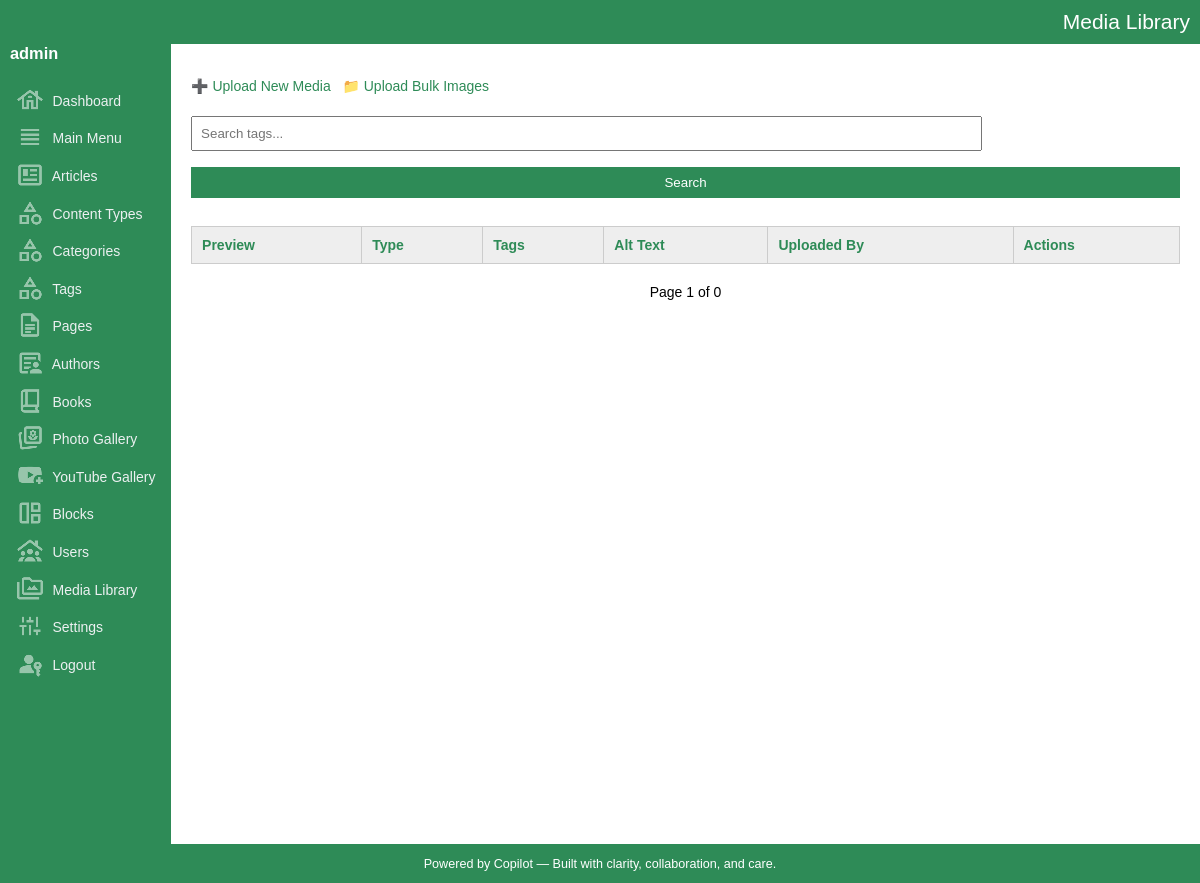
The page /admin/media_library/list.php (signed in) on the database as committed earlier.
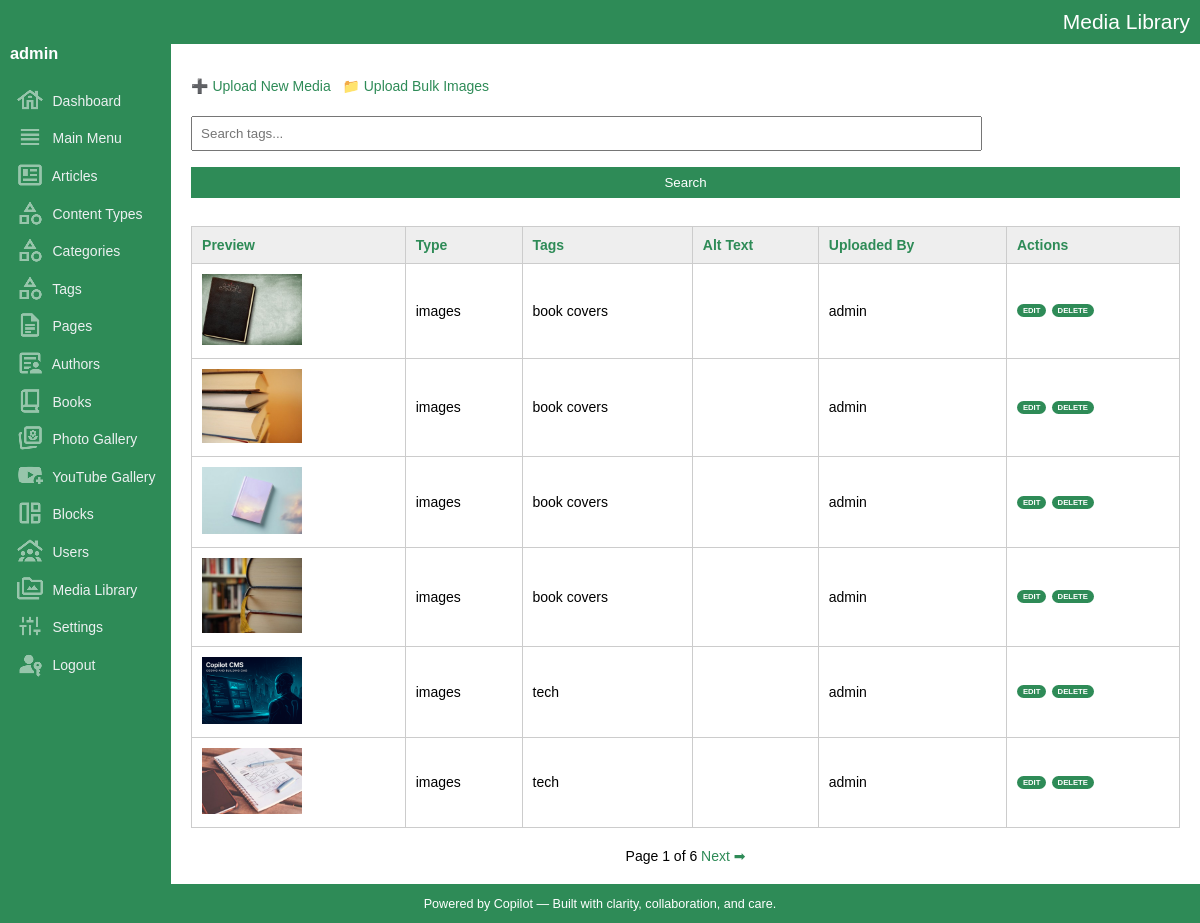
The same page on the database as committed later.
### tables this page shows
CREATE TABLE IF NOT EXISTS `media_library` (
  `key_media` int(10) UNSIGNED NOT NULL AUTO_INCREMENT,
  `file_url` varchar(2000) NOT NULL DEFAULT '',
  `file_url_thumbnail` varchar(2000) NOT NULL DEFAULT '',
  `file_type` varchar(20) NOT NULL DEFAULT 'images',
  `alt_text` varchar(500) NOT NULL DEFAULT '',
  `tags` varchar(500) NOT NULL DEFAULT '',
  `uploaded_by` int(10) UNSIGNED NOT NULL DEFAULT '0',
  `entry_date_time` datetime NOT NULL DEFAULT CURRENT_TIMESTAMP,
  PRIMARY KEY (`key_media`),
  KEY `uploaded_by` (`uploaded_by`)
);

CREATE TABLE IF NOT EXISTS `users` (
  `key_user` int(10) UNSIGNED NOT NULL AUTO_INCREMENT,
  `key_media_banner` int(10) UNSIGNED NOT NULL,
  `name` varchar(200) NOT NULL DEFAULT '',
  `username` varchar(100) NOT NULL,
  `password_hash` varchar(255) NOT NULL,
  `email` varchar(200) DEFAULT NULL,
  `role` enum('admin','editor','viewer') DEFAULT 'viewer',
  `is_active` tinyint(1) DEFAULT '1',
  `entry_date_time` datetime DEFAULT CURRENT_TIMESTAMP,
  `update_date_time` datetime DEFAULT CURRENT_TIMESTAMP ON UPDATE CURRENT_TIMESTAMP,
  `phone` varchar(20) DEFAULT NULL,
  `address` text,
  `city` varchar(100) DEFAULT NULL,
  `state` varchar(100) DEFAULT NULL,
  `country` varchar(100) DEFAULT NULL,
  `description` text,
  `url` varchar(200) DEFAULT NULL,
  `banner_image_url` varchar(2000) NOT NULL,
  PRIMARY KEY (`key_user`),
  UNIQUE KEY `username` (`username`)
);

### admin/media_library/list.php (the view, shortened to what this page needs)
<?php
include_once('../../dbconnection.php');
include_once('../layout.php');
?>
<?php startLayout("Media Library"); ?>
<p>
<a href="#" onclick="openModal()">➕ Upload New Media</a> &nbsp;
<a href="#" onclick="openBulkModal()">📁 Upload Bulk Images</a>
</p>
<form method="get">
	<input type="text" name="q" placeholder="Search tags..." value="<?= htmlspecialchars($_GET['q'] ?? '') ?>">
	<input type="submit" value="Search">
</form>
<table>
	<thead>
		<tr>
			<th>Preview</th>
			<th>Type</th>
			<th>Tags</th>
			<th>Alt Text</th>
			<th>Uploaded By</th>
			<th>Actions</th>
		</tr>
	</thead>
	<tbody>
	<?php
	$q = trim($_GET['q'] ?? '');
	$page = max(1, intval($_GET['page'] ?? 1));
	$limit = 6;
	$offset = ($page - 1) * $limit;
	$where = '';
	$sql = "SELECT m.*, u.username
			FROM media_library m
			LEFT JOIN users u ON m.uploaded_by = u.key_user
			$where
			ORDER BY m.entry_date_time DESC
			LIMIT $limit OFFSET $offset";
	$result = $conn->query($sql);
	while ($row = $result->fetch_assoc()) {
		echo "<tr>
			<td><img src='" . ($row['file_url_thumbnail'] ?: $row['file_url']) . "' width='100'></td>
			<td>{$row['file_type']}</td>
			<td>{$row['tags']}</td>
			<td>{$row['alt_text']}</td>
			<td>{$row['username']}</td>
			<td class='record-action-links'>
			  <a href='#' onclick='editItem({$row['key_media']}, \"get_media.php\", [\"file_url\",\"file_type\",\"alt_text\",\"tags\"])'>Edit</a>
			  <a href='delete.php?id={$row['key_media']}' onclick='return confirm(\"Delete this media item?\")'>Delete</a>
			</td>
		  </tr>";
	}
	$countSql = "SELECT COUNT(*) AS total
				 FROM media_library m
				 $where";
	$total = $conn->query($countSql)->fetch_assoc()['total'];
	$totalPages = ceil($total / $limit);
	?>
	</tbody>
</table>
<div id='pager'>
	<?php
	echo "Page $page of $totalPages ";
	if ($page < $totalPages) {
		echo "<a href='?q=" . urlencode($q) . "&page=" . ($page + 1) . "'>Next ➡</a>";
	}
	?>
</div>
<?php endLayout(); ?>

### admin/layout.php (shortened to what this page needs)
<?php
function startLayout($title = "Admin Panel") {
	$username = $_SESSION["username"];
	echo ('
	<!DOCTYPE html>
	<html>
	<head>
		<title>' . $title . '</title>
		<link rel="stylesheet" href="../assets/css/style.css">
	</head>
	<body>
	<header>' .
	$title
	. '</header>
	<div class="container">
		<div class="sidebar">
		<h3>' . $username. '</h3>
		<a href="../index.php"><img src="../assets/images/icon-dashboard.png" class="sidebar-icon"> Dashboard</a>
		<a href="../main_menu/list.php"><img src="../assets/images/icon-main-menu.png" class="sidebar-icon"> Main Menu</a>
		<a href="../articles/list.php"><img src="../assets/images/icon-articles.png" class="sidebar-icon"> Articles</a>
		<a href="../content_types/list.php"><img src="../assets/images/icon-categories.png" class="sidebar-icon"> Content Types</a>
		<a href="../categories/list.php"><img src="../assets/images/icon-categories.png" class="sidebar-icon"> Categories</a>
		<a href="../tags/list.php"><img src="../assets/images/icon-categories.png" class="sidebar-icon"> Tags</a>
		<a href="../pages/list.php"><img src="../assets/images/icon-pages.png" class="sidebar-icon"> Pages</a>
		<a href="../authors/list.php"><img src="../assets/images/icon-authors.png" class="sidebar-icon"> Authors</a>
		<a href="../books/list.php"><img src="../assets/images/icon-books.png" class="sidebar-icon"> Books</a>
		<a href="../photo_gallery/list.php"><img src="../assets/images/icon-photo-gallery.png" class="sidebar-icon"> Photo Gallery</a>
		<a href="../youtube_gallery/list.php"><img src="../assets/images/icon-youtube-gallery.png" class="sidebar-icon"> YouTube Gallery</a>
		<a href="../blocks/list.php"><img src="../assets/images/icon-blocks.png" class="sidebar-icon"> Blocks</a>
		<a href="../users/list.php"><img src="../assets/images/icon-users.png" class="sidebar-icon"> Users</a>
		<a href="../media_library/list.php"><img src="../assets/images/icon-media-library.png" class="sidebar-icon"> Media Library</a>
		<a href="../settings/list.php"><img src="../assets/images/icon-settings.png" class="sidebar-icon"> Settings</a>
		<a href="../users/logout.php"><img src="../assets/images/icon-logout.png" class="sidebar-icon"> Logout</a>
		</div>
		<div class="main">
	');
}
function endLayout() {
	echo ('
		</div>
		</div>
		<footer>
			Powered by Copilot &mdash; Built with clarity, collaboration, and care.
		</footer>
		</body>
		</html>
	');
}
?>

### admin/assets/css/style.css (style rules this page uses)
body { margin:0; font-family:Arial, sans-serif; font-size:14px; }
a { color:seagreen; text-decoration:none; }
header { color:#FFF; background:seagreen; padding:10px; text-align:right; font-size:1.5em; }
.container { display:flex; background:#fff; min-height:100vh; }
.sidebar { background:seagreen; color:#fff; padding:0 10px; }
.sidebar h3 { margin:0 0 20px 0; }
.sidebar a { display:block; color:#ecf0f1; padding:0.2em 0.4em 0.2em 0.4em; border-radius:4px; }
.sidebar-icon { vertical-align:middle; display:inline-block; margin:0 5px 4px 0; opacity:.5; }
.main { flex:1; padding:20px; border-radius:20px; }
table { width:100%; border-collapse:collapse; margin-top:20px; }
table th, table td { padding:10px; border:1px solid #ccc; text-align:left; }
table th { background:#eee; color:seagreen; }
form input[type="text"], form input[type="url"], form input[type="tel"], form input[type="email"] { width:80%; padding:8px; margin:8px 0; box-sizing:border-box; }
form textarea, form input[type="submit"] { width:100%; padding:8px; margin:8px 0; box-sizing:border-box; }
form input[type="submit"] { background:seagreen; color:#fff; border:none; cursor:pointer; }
.record-action-links { text-transform:uppercase; font-size:.55em; font-weight:bold; word-spacing:3px; line-height:250%; max-width:150px; }
.record-action-links a { background-color:seagreen; color:#FFF; border-radius:30px; padding:2px 6px 2px 6px; }
#pager { margin-top:20px; text-align:center; }
footer { background:seagreen; color:#FFF; text-align:center; padding:1em; font-size:0.9em; }

Rows that differ between the two databases and show on the page:
added media_library: file_url_thumbnail (picture), file_type "images", tags "book covers", users.username "admin"
added media_library: file_url_thumbnail (picture), file_type "images", tags "book covers", users.username "admin"
added media_library: file_url_thumbnail (picture), file_type "images", tags "book covers", users.username "admin"
added media_library: file_url_thumbnail (picture), file_type "images", tags "book covers", users.username "admin"
added media_library: file_url_thumbnail (picture), file_type "images", tags "tech", users.username "admin"
added media_library: file_url_thumbnail (picture), file_type "images", tags "tech", users.username "admin"
Other text that changed with them:
$totalPages: "0" → "6"
text now shown: "Next ➡"
